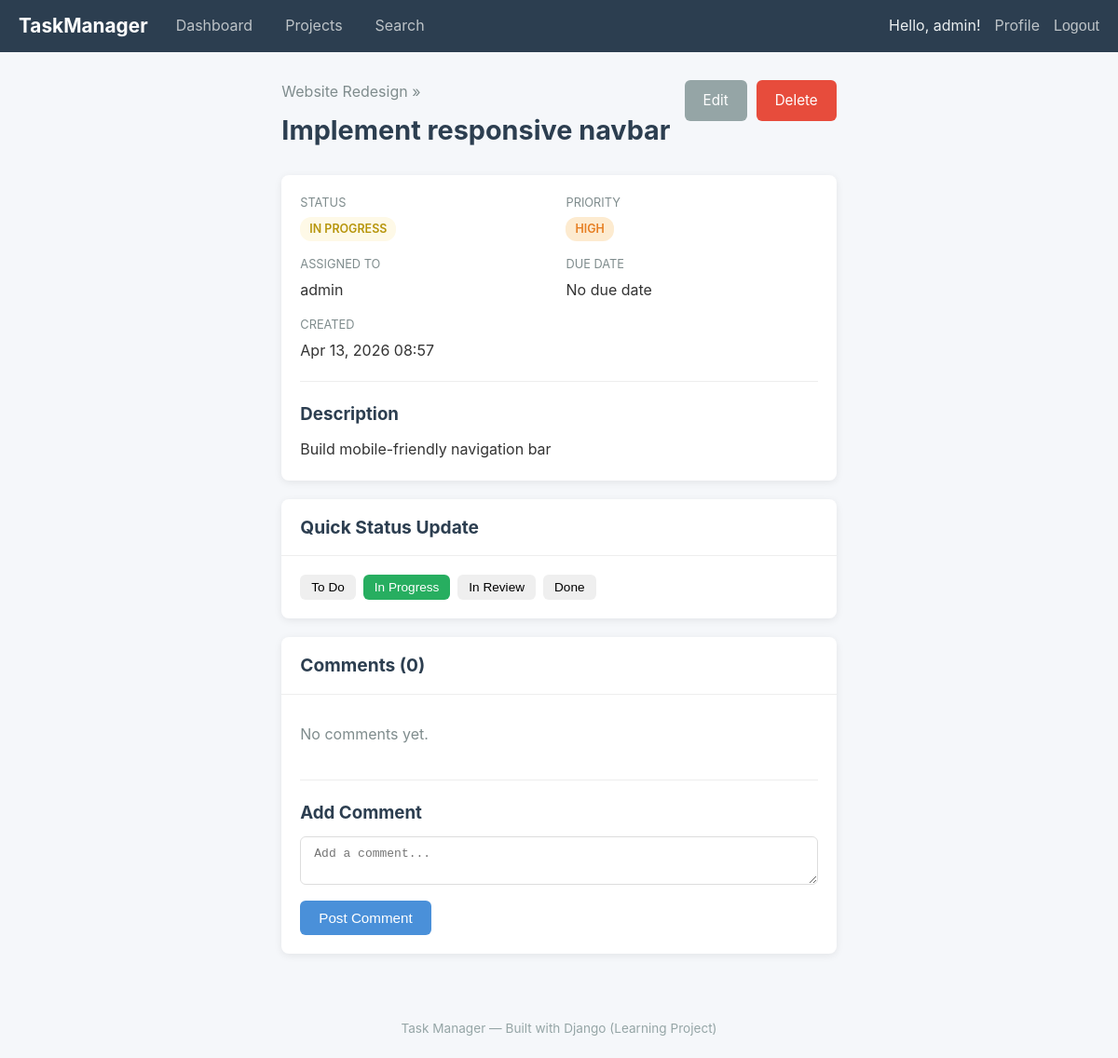
The page /tasks/2/ (signed in) on the database its author committed.
### tasks/models.py (models this page shows, shortened)
class Task(models.Model):
    STATUS_CHOICES = [
        ('todo', 'To Do'),
        ('in_progress', 'In Progress'),
        ('review', 'In Review'),
        ('done', 'Done'),
    ]
    PRIORITY_CHOICES = [
        ('low', 'Low'),
        ('medium', 'Medium'),
        ('high', 'High'),
        ('urgent', 'Urgent'),
    ]
    title = models.CharField(max_length=200)
    description = models.TextField(blank=True)
    status = models.CharField(max_length=20, choices=STATUS_CHOICES, default='todo')
    priority = models.CharField(max_length=20, choices=PRIORITY_CHOICES, default='medium')
    project = models.ForeignKey(Project, on_delete=models.CASCADE, related_name='tasks')
    assigned_to = models.ForeignKey(
        User,
        on_delete=models.SET_NULL,  # Don't delete task if user is deleted
        null=True,
        blank=True,
        related_name='assigned_tasks'
    )
    due_date = models.DateField(null=True, blank=True)
    created_at = models.DateTimeField(auto_now_add=True)
    updated_at = models.DateTimeField(auto_now=True)
    class Meta:
        ordering = ['-priority', 'due_date']
    @property
    def is_overdue(self):
        from django.utils import timezone
        if self.due_date and self.status != 'done':
            return self.due_date < timezone.now().date()
        return False

class Project(models.Model):
    name = models.CharField(max_length=200)
    description = models.TextField(blank=True)  # blank=True = optional in forms
    owner = models.ForeignKey(User, on_delete=models.CASCADE, related_name='projects')
    created_at = models.DateTimeField(auto_now_add=True)
    updated_at = models.DateTimeField(auto_now=True)
    class Meta:
        ordering = ['-created_at']

### tasks/views.py (the view)
# urls.py: path('tasks/<int:pk>/', views.task_detail, name='task_detail'),
@login_required
def task_detail(request, pk):
    task = get_object_or_404(Task, pk=pk, project__owner=request.user)
    if request.method == 'POST':
        comment_form = CommentForm(request.POST)
        if comment_form.is_valid():
            comment = comment_form.save(commit=False)
            comment.task = task
            comment.author = request.user
            comment.save()
            messages.success(request, 'Comment added!')
            return redirect('task_detail', pk=task.pk)
    else:
        comment_form = CommentForm()
    return render(request, 'tasks/task_detail.html', {
        'task': task,
        'comments': task.comments.all(),  # Like $task->comments()->get()
        'comment_form': comment_form,
    })

### tasks/forms.py
class CommentForm(forms.ModelForm):
    class Meta:
        model = Comment
        fields = ['content']
        widgets = {
            'content': forms.Textarea(attrs={
                'class': 'form-control',
                'rows': 2,
                'placeholder': 'Add a comment...'
            }),
        }

### templates/tasks/task_detail.html (shortened to what this page needs)
{% extends 'base.html' %}
{% block content %}
<div class="content-header">
    <div>
        <p class="breadcrumb">
            <a href="{% url 'project_detail' pk=task.project.pk %}">{{ task.project.name }}</a> &raquo;
        </p>
        <h1>{{ task.title }}</h1>
    </div>
    <div class="header-actions">
        <a href="{% url 'task_edit' pk=task.pk %}" class="btn btn-secondary">Edit</a>
        <a href="{% url 'task_delete' pk=task.pk %}" class="btn btn-danger">Delete</a>
    </div>
</div>
<div class="card">
    <div class="card-body">
        <div class="task-info-grid">
            <div class="info-item">
                <label>Status</label>
                <span class="badge badge-status-{{ task.status }}">{{ task.get_status_display }}</span>
            </div>
            <div class="info-item">
                <label>Priority</label>
                <span class="badge badge-{{ task.priority }}">{{ task.get_priority_display }}</span>
            </div>
            <div class="info-item">
                <label>Assigned To</label>
                <span>{{ task.assigned_to.username|default:"Unassigned" }}</span>
            </div>
            <div class="info-item">
                <label>Due Date</label>
                <span class="{% if task.is_overdue %}text-danger{% endif %}">
                    {{ task.due_date|date:"M d, Y"|default:"No due date" }}
                </span>
            </div>
            <div class="info-item">
                <label>Created</label>
                <span>{{ task.created_at|date:"M d, Y H:i" }}</span>
            </div>
        </div>
        {% if task.description %}
        <div class="task-description">
            <h3>Description</h3>
            {{ task.description|linebreaks }}
        </div>
        {% endif %}
    </div>
</div>
<div class="card">
    <div class="card-header">
        <h2>Quick Status Update</h2>
    </div>
    <div class="card-body">
        <div class="status-buttons">
            {% for value, label in task.STATUS_CHOICES %}
            <form method="post" action="{% url 'task_update_status' pk=task.pk %}" class="inline-form">
                <button type="submit"
                        class="btn btn-small {% if task.status == value %}btn-active{% endif %}">
                    {{ label }}
                </button>
            </form>
            {% endfor %}
        </div>
    </div>
</div>
<div class="card">
    <div class="card-header">
        <h2>Comments ({{ comments|length }})</h2>
    </div>
    <div class="card-body">
        {% if comments %}
            {% for comment in comments %}
            <div class="comment">
                <div class="comment-header">
                    <strong>{{ comment.author.username }}</strong>
                    <span class="text-muted">{{ comment.created_at|timesince }} ago</span>
                </div>
                <div class="comment-body">
                    {{ comment.content|linebreaks }}
                </div>
            </div>
            {% endfor %}
        {% else %}
            <p class="empty-state">No comments yet.</p>
        {% endif %}
        <div class="comment-form">
            <h3>Add Comment</h3>
            <form method="post">
                {{ comment_form.content }}
                <button type="submit" class="btn btn-primary" style="margin-top: 10px;">Post Comment</button>
            </form>
        </div>
    </div>
</div>
{% endblock %}

### templates/base.html (shortened to what this page needs)
{% load static %}
<!DOCTYPE html>
<html lang="en">
<head>
    <link rel="stylesheet" href="{% static 'css/style.css' %}">
</head>
<body>
    <nav class="navbar">
        <div class="nav-brand">
            <a href="{% url 'home' %}">TaskManager</a>
        </div>
        {% if user.is_authenticated %}
        <div class="nav-links">
            <a href="{% url 'dashboard' %}">Dashboard</a>
            <a href="{% url 'project_list' %}">Projects</a>
            <a href="{% url 'search' %}">Search</a>
        </div>
        <div class="nav-right">
            <span class="nav-user">Hello, {{ user.username }}!</span>
            <a href="{% url 'profile' %}">Profile</a>
            <form method="post" action="{% url 'logout' %}" class="inline-form">
                <button type="submit" class="btn-link">Logout</button>
            </form>
        </div>
        {% else %}
        <div class="nav-right">
            <a href="{% url 'login' %}">Login</a>
            <a href="{% url 'register' %}">Register</a>
        </div>
        {% endif %}
    </nav>
    <main class="container">
        {% block content %}{% endblock %}
    </main>
    <footer class="footer">
        <p>Task Manager &mdash; Built with Django (Learning Project)</p>
    </footer>
</body>
</html>

### static/css/style.css (style rules this page uses)
* { margin: 0; padding: 0; box-sizing: border-box; }
body { font-family: -apple-system, BlinkMacSystemFont, 'Segoe UI', Roboto, sans-serif; background-color: #f5f7fa; color: #333; line-height: 1.6; min-height: 100vh; display: flex; flex-direction: column; }
a { color: #4a90d9; text-decoration: none; }
.navbar { background: #2c3e50; color: white; padding: 0 20px; display: flex; align-items: center; height: 56px; gap: 20px; }
.nav-brand a { color: white; font-size: 1.3em; font-weight: bold; }
.nav-links { display: flex; gap: 15px; }
.nav-links a { color: #bdc3c7; padding: 5px 10px; border-radius: 4px; }
.nav-right { margin-left: auto; display: flex; align-items: center; gap: 15px; }
.nav-right a { color: #bdc3c7; }
.nav-user { color: #ecf0f1; }
.btn-link { background: none; border: none; color: #bdc3c7; cursor: pointer; font-size: 1em; padding: 0; }
.inline-form { display: inline; }
.container { max-width: 1100px; margin: 0 auto; padding: 30px 20px; flex: 1; }
.content-header { display: flex; justify-content: space-between; align-items: flex-start; margin-bottom: 25px; flex-wrap: wrap; gap: 15px; }
.content-header h1 { font-size: 1.8em; color: #2c3e50; }
.header-actions { display: flex; gap: 10px; }
.breadcrumb { margin-bottom: 5px; color: #7f8c8d; }
.breadcrumb a { color: #7f8c8d; }
.btn { display: inline-block; padding: 10px 20px; border: none; border-radius: 6px; cursor: pointer; font-size: 0.95em; text-decoration: none; transition: background 0.2s; }
.btn-primary { background: #4a90d9; color: white; }
.btn-secondary { background: #95a5a6; color: white; }
.btn-danger { background: #e74c3c; color: white; }
.btn-small { padding: 6px 12px; font-size: 0.85em; }
.btn-active { background: #27ae60; color: white; }
.card { background: white; border-radius: 8px; box-shadow: 0 2px 8px rgba(0,0,0,0.08); margin-bottom: 20px; overflow: hidden; }
.card-header { padding: 15px 20px; border-bottom: 1px solid #eee; display: flex; justify-content: space-between; align-items: center; }
.card-header h2 { font-size: 1.2em; color: #2c3e50; }
.card-body { padding: 20px; }
.task-info-grid { display: grid; grid-template-columns: repeat(auto-fill, minmax(180px, 1fr)); gap: 15px; margin-bottom: 20px; }
.info-item label { display: block; font-size: 0.8em; color: #7f8c8d; text-transform: uppercase; margin-bottom: 4px; }
.task-description { margin-top: 20px; padding-top: 20px; border-top: 1px solid #eee; }
.task-description h3 { margin-bottom: 10px; color: #2c3e50; }
.badge { display: inline-block; padding: 3px 10px; border-radius: 12px; font-size: 0.78em; font-weight: 600; text-transform: uppercase; }
.badge-high { background: #fdebd0; color: #e67e22; }
.badge-status-in_progress { background: #fef9e7; color: #b7950b; }
.form-control { width: 100%; padding: 10px 14px; border: 1px solid #ddd; border-radius: 6px; font-size: 1em; transition: border-color 0.2s; }
.status-buttons { display: flex; gap: 8px; flex-wrap: wrap; }
.comment-form { margin-top: 25px; padding-top: 20px; border-top: 1px solid #eee; }
.comment-form h3 { margin-bottom: 10px; color: #2c3e50; }
.empty-state { color: #7f8c8d; padding: 10px 0; }
.footer { text-align: center; padding: 20px; color: #95a5a6; font-size: 0.85em; margin-top: auto; }

### rows shown on the page
Task: project.name "Website Redesign", title "Implement responsive navbar", status "IN PROGRESS", priority "HIGH", assigned_to.username "admin", due_date "No due date", created_at "Apr 13, 2026 08:57", description "Build mobile-friendly navigation bar"

### other values the page prints
{{ user.username }} "admin"
{{ label }} "To Do" "In Progress" "In Review" "Done"
{{ comments|length }} "0"
